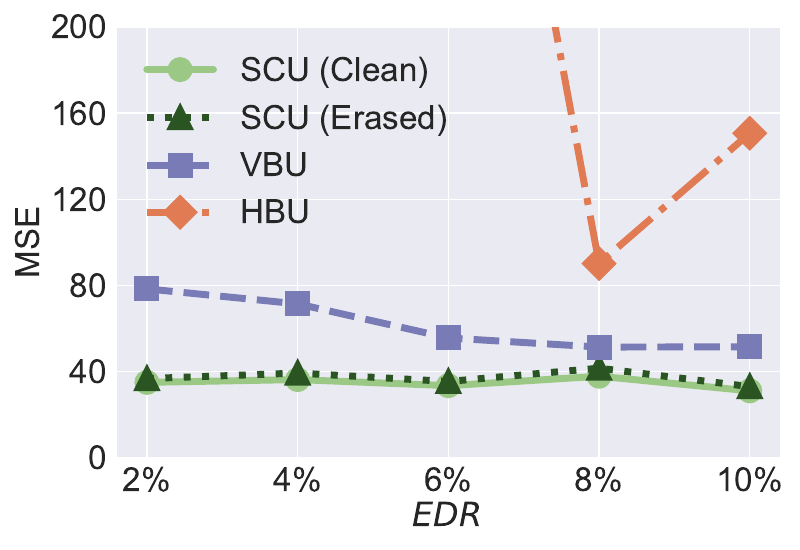

Generate this figure with Python:


import numpy as np
import matplotlib.pyplot as plt

epsilon = 3
beta = 1 / epsilon


x=[1, 2, 3, 4, 5]
# validation_for_plt =[97,95.8600, 94.9400, 93.5400, 93.2400]
# attack_for_plt=[0, 0.3524, 0, 0.1762, 0.1762]
# basic_for_plt=[99.8, 99.8, 99.8, 99.8, 99.8]

labels = ['2%', '4%', '6%', '8%', '10%' ]
#unl_org_0= [24.44, 33.15, 26.5, 31.84, 47.90]
unl_org = [27.7576, 29.0005, 26.8730, 28.8287, 27.9779]


unl_hess_r = [912.1368, 939.8773, 467.5802, 90.1646, 150.6723]
unl_vbu = [78.4020, 71.4398, 55.6163, 51.3816, 51.4810]

unl_ss_clean = [34.986, 36.2846, 33.4547, 37.8271, 31.0512]
unl_ss_erased = [36.7558, 39.3063, 35.4111, 41.5716, 33.0236]

#unl_ss_wo = [23.54, 19.375, 31.33, 33.92, 37.80]


plt.style.use('seaborn')
plt.figure()
l_w=5
m_s=15

marker_s = 3
markevery=1

#plt.figure(figsize=(8, 5.3))
#plt.plot(x, unl_fr, color='blue', marker='^', label='Retrain',linewidth=l_w, markersize=m_s)

plt.plot(x, unl_ss_clean, linestyle='-', color='#9BC985', marker='o', fillstyle='full', markevery=markevery,
         label='SCU (Clean)', linewidth=l_w, markersize=m_s, markeredgewidth=marker_s)

plt.plot(x, unl_ss_erased, linestyle=':', color='#2A5522',  marker='^', fillstyle='full', markevery=markevery,
         label='SCU (Erased)', linewidth=l_w,  markersize=m_s, markeredgewidth=marker_s)



#plt.plot(x, unl_ss_wo, color='palegreen',  marker='1',  label='MCFU$_{w/o}$',linewidth=l_w, markersize=m_s)

plt.plot(x, unl_vbu, linestyle='--', color='#797BB7',  marker='s', fillstyle='full', markevery=markevery,
         label='VBU',linewidth=l_w, markersize=m_s, markeredgewidth=marker_s)



plt.plot(x, unl_hess_r, linestyle='-.', color='#E07B54',  marker='D', fillstyle='full', markevery=markevery,
         label='HBU',linewidth=l_w, markersize=m_s, markeredgewidth=marker_s)


#plt.plot(x, unl_vibu, color='silver',  marker='d',  label='VIBU',linewidth=4,  markersize=10)

# plt.plot(x, y_sa03, color='r',  marker='2',  label='AAAI21 A_acc, pr=0.3',linewidth=3, markersize=8)
# plt.plot(x, y_sa05, color='darkblue',  marker='4',  label='AAAI21 A_acc, pr=0.5',linewidth=3, markersize=8)
# plt.plot(x, y_ma03, color='darkviolet',  marker='3',  label='FedMC A_acc, pr=0.3',linewidth=3, markersize=8)
# plt.plot(x, y_ma05, color='cyan',  marker='p',  label='FedMC A_acc, pr=0.5',linewidth=3, markersize=8)


# plt.grid()
leg = plt.legend(fancybox=True, shadow=True)
# plt.xlabel('Malicious Client Ratio (%)' ,fontsize=16)
plt.ylabel('MSE' ,fontsize=24)
my_y_ticks = np.arange(0 ,201,40)
plt.yticks(my_y_ticks,fontsize=24)
plt.ylim(0,200)
plt.xlabel('$\it{EDR}$' ,fontsize=24)

plt.xticks(x, labels, fontsize=24)
# plt.title('CIFAR10 IID')
plt.legend(loc='best',fontsize=24)
plt.tight_layout()
#plt.title("MNIST")
plt.rcParams['figure.figsize'] = (2.0, 1)
plt.rcParams['image.interpolation'] = 'nearest'
plt.rcParams['figure.subplot.left'] = 0.11
plt.rcParams['figure.subplot.bottom'] = 0.08
plt.rcParams['figure.subplot.right'] = 0.977
plt.rcParams['figure.subplot.top'] = 0.969
plt.savefig('cifar100_mse_erased_er_curve.pdf', format='pdf', dpi=200)
plt.show()